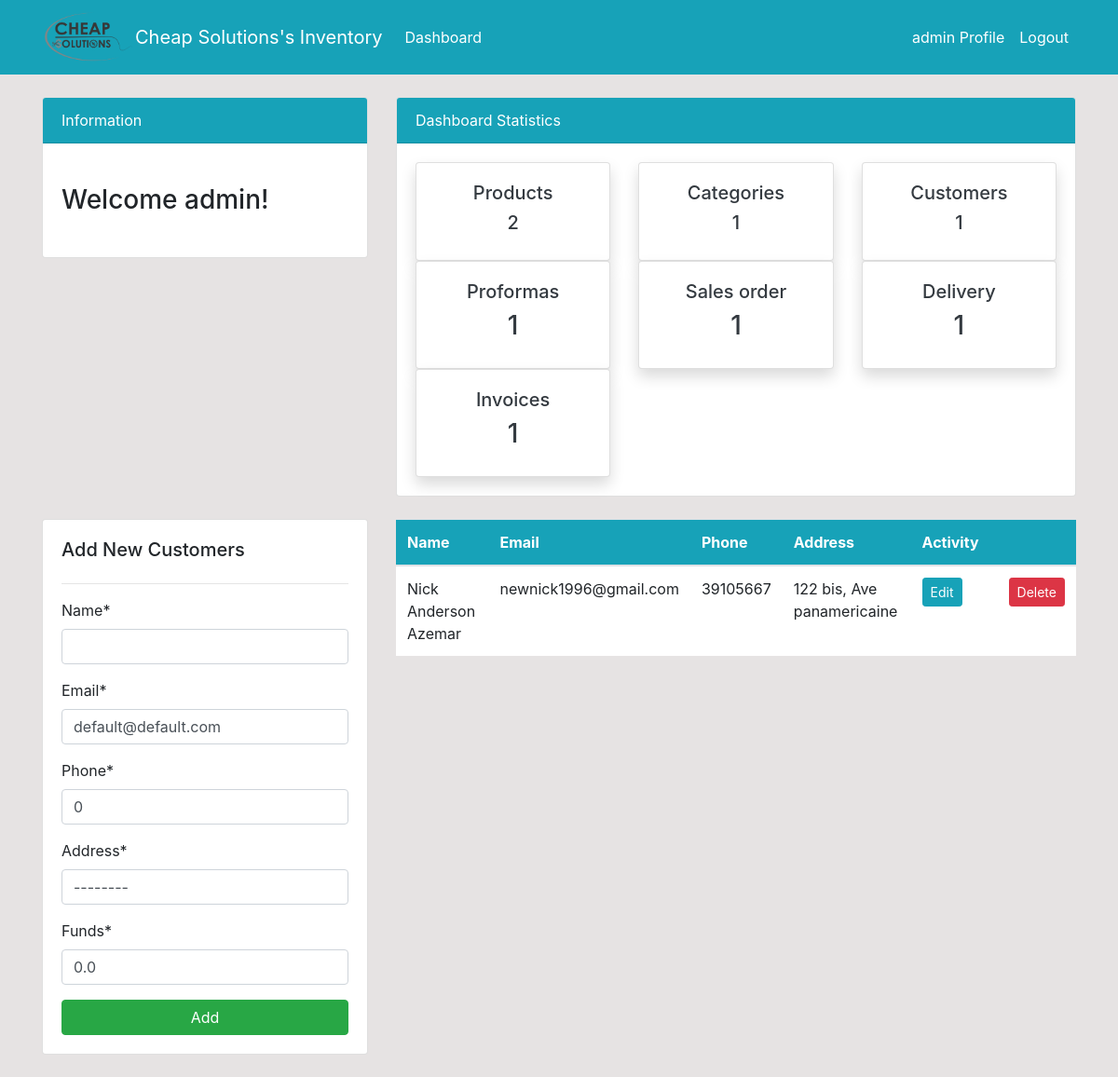
The page /customers/ (signed in) on the database its author committed.
### dashboard/models.py (models this page shows, shortened)
class Customer(models.Model):
    name = models.CharField(max_length=500, unique=True, null =True)
    email = models.EmailField(max_length=254, null=True, default = 'default@default.com')
    phone = models.PositiveIntegerField(null=True, default = 0)
    address = models.CharField(max_length=500, default ='--------', null =True)
    Funds = models.FloatField(null=True, default = 0.0)

### dashboard/decorators.py (the view)
        def wrapper(request, *args, **kwargs):
            group = None
            if request.user.groups.exists():
                group = request.user.groups.all()[0].name
            if group in allowed_roles:
                return view_func(request, *args, **kwargs)
            else:
                return HttpResponse('You are not authorized to view this page')

### dashboard/forms.py
class CustomerForm(forms.ModelForm):
    class Meta:
        model = Customer
        fields = '__all__'

### templates/dashboard/customers.html (shortened to what this page needs)
{% extends 'partials/base.html' %}
{% load crispy_forms_tags %}
{% block content %}
{% include 'partials/topside.html' %}
<div class="row my-4">
    <div class="col-md-4">
        <div class="card card-body">
            <h5>Add New Customers</h5>
            <hr>
            <form method="POST">
                {{ form|crispy }}
                <input class="btn btn-success btn-block" type="submit" value="Add">
            </form>
        </div>
    </div>
    <div class="col-md-8">
        <table class="table bg-white">
            <thead class="bg-info text-white">
                <tr>
                    <th scope="col">Name</th>
                    <th scope="col">Email</th>
                    <th scope="col">Phone</th>
                    <th scope ="col">Address</th>
                    <th scope="col">Activity</th>
                    <th scope="col"></th>
                </tr>
            </thead>
            <tbody>
                {% for customer in customer %}
                <tr>
                    <td>{{ customer.name }}</td>
                    <td>{{ customer.email }}</td>
                    <td>{{ customer.phone }}</td>
                    <td>{{ customer.address }}</td>
                    <td>
                        <a class="btn btn-info btn-sm mr-2"
                            href="{% url 'dashboard-customers-edit' customer.id %}">Edit</a>
                    </td>
                    <td>
                         <a class="btn btn-danger btn-sm ml-2"
                            href="{% url 'dashboard-customers-delete' customer.id %}">Delete</a>
                    </td>
                </tr>
                {% endfor %}
            </tbody>
        </table>
    </div>
</div>
{% endblock %}

### templates/partials/nav.html (shortened to what this page needs)
{% load static %}
<nav class="navbar navbar-expand-lg navbar-info bg-info">
    <div class="container">
        <img class="img2" src="{% static '/img/Cheap solution logo.png' %}" alt="Cheap Solutions" style="width: 100%; max-width: 100px" />
        <a class="navbar-brand text-white" href="{% url 'dashboard-index' %}">Cheap Solutions's Inventory</a>
        {% if user.is_authenticated %}
        <div class="collapse navbar-collapse" id="navbarSupportedContent">
            <ul class="navbar-nav mr-auto">
                <li class="nav-item active">
                    <a class="nav-link text-white" href="{% url 'dashboard-index' %}">Dashboard </a>
                </li>
            </ul>
            <ul class="navbar-nav ml-auto">
                <li class="nav-item active">
                    <a class="nav-link text-white" href="{% url 'user-profile' %}">{{ user.username }} Profile
                        <span class="sr-only">(current)</span></a>
                </li>
                <li class="nav-item">
                    <a class="nav-link text-white" href="{% url 'user-logout' %}">Logout</a>
                </li>
            </ul>
            {% endif %}
        </div>
    </div>
</nav>

### templates/partials/topside.html
<div class="row">
    <div class="col-md-4 mt-4">
        <div class="card">
            <div class="card-header bg-info text-white">
                Information
            </div>
            <div class="card-body">
                <marquee behavior="" direction="">
                    <h3 class="my-4">Welcome {{ user.username }}!</h3>
                </marquee>
            </div>
        </div>
    </div>
    <div class="col-md-8 mt-4">
        <div class="card">
            <div class="card-header bg-info text-white">
                Dashboard Statistics
            </div>
            <div class="card-body">
                <div class="row">
                    <div class="col-md-4">
                        <a class="text-decoration-none text-dark" href="{% url 'dashboard-products' %}">
                            <div class="card my-card shadow">
                                <div class="card-body text-center">
                                    <h5>Products </h5>
                                    <h5>{{ product_count }}</h5>
                                </div>
                            </div>
                        </a>
                    </div>
                    <div class="col-md-4">
                        <a class="text-decoration-none text-dark" href="{% url 'dashboard-products-category' %}">
                            <div class="card my-card shadow">
                                <div class="card-body text-center">
                                    <h5>Categories </h5>
                                    <h5>{{ category_count }}</h5>
                                </div>
                            </div>
                        </a>
                    </div>
                     <div class="col-md-4">
                        <a class="text-decoration-none text-dark" href="{% url 'dashboard-customers' %}">
                            <div class="card my-card shadow">
                                <div class="card-body text-center">
                                    <h5>Customers</h5>
                                    <h5>{{customer_count}}</h5>
                                </div>
                            </div>
                        </a>
                    </div>
                    <div class="col-md-4">
                        <a class="text-decoration-none text-dark" href="{% url 'dashboard-proformas' %}">
                            <div class="card my-card shadow">
                                <div class="card-body text-center">
                                    <h5>Proformas </h5>
                                    <h3>{{ proforma_count }}</h3>
                                </div>
                            </div>
                        </a>
                    </div>
                    <div class="col-md-4">
                        <a class="text-decoration-none text-dark" href="{% url 'dashboard-proformas' %}">
                            <div class="card my-card shadow">
                                <div class="card-body text-center">
                                    <h5>Sales order</h5>
                                    <h3>{{ proforma_count }}</h3>
                                </div>
                            </div>
                        </a>
                    </div>
                    <div class="col-md-4">
                        <a class="text-decoration-none text-dark" href="{% url 'dashboard-proformas' %}">
                            <div class="card my-card shadow">
                                <div class="card-body text-center">
                                    <h5>Delivery</h5>
                                    <h3>{{ proforma_count }}</h3>
                                </div>
                            </div>
                        </a>
                    </div>
                    <div class="col-md-4">
                        <a class="text-decoration-none text-dark" href="{% url 'dashboard-invoices' %}">
                            <div class="card my-card shadow">
                                <div class="card-body text-center">
                                    <h5>Invoices </h5>
                                    <h3>{{ invoice_count }}</h3>
                                </div>
                            </div>
                        </a>
                    </div>
                </div>
            </div>
        </div>
    </div>
</div>

### static/style.css (style rules this page uses)
body { background: rgb(230, 227, 227); }

### templates/partials/nav.html (style rules this page uses)
.img2 { -webkit-filter: grayscale(100%); filter: grayscale(100%); }

### rows shown on the page
Customer: name "Nick Anderson Azemar", email "newnick1996@gmail.com", phone "39105667", address "122 bis, Ave panamericaine"

### other values the page prints
{{ user.username }} "admin"
{{ product_count }} "2"
{{ category_count }} "1"
{{ customer_count }} "1"
{{ proforma_count }} "1"
{{ invoice_count }} "1"
